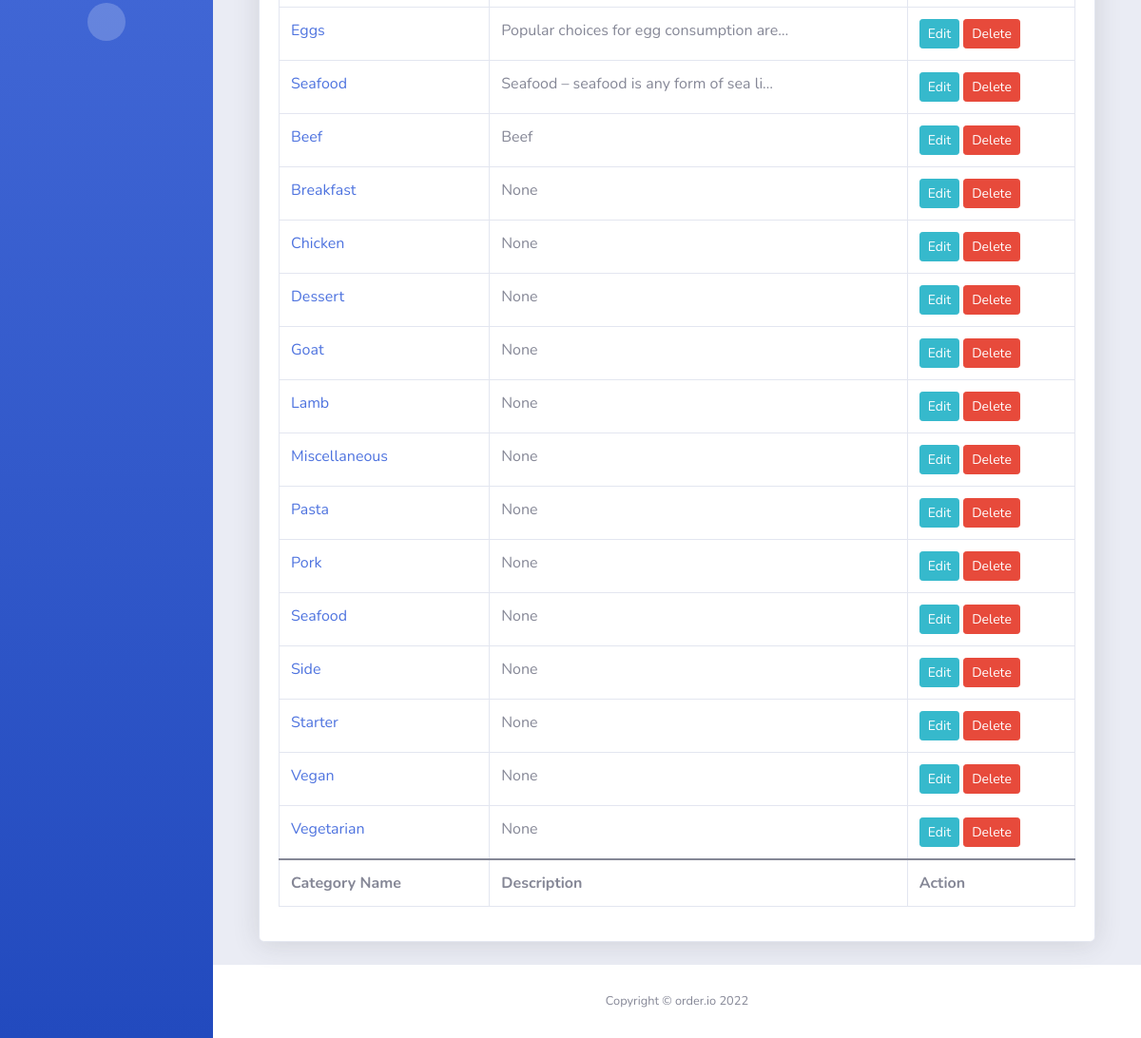
Page /meal/all_categories (signed in, lower part) on the earlier database version.
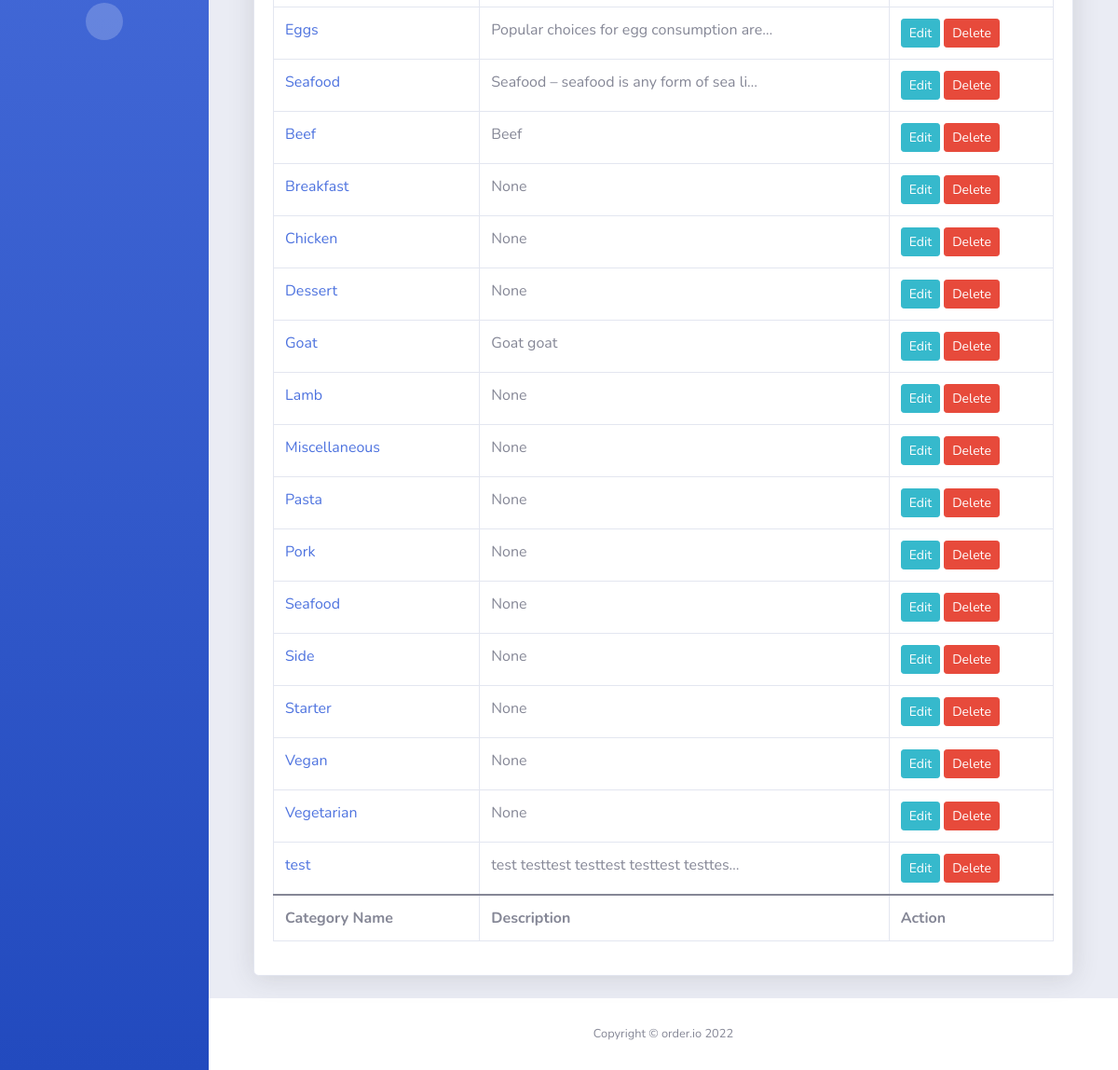
Same page on the later database version.
### meal/models.py (models this page shows, shortened)
class Category(models.Model):
    name = models.CharField(max_length=50,blank=True,null=True)
    description = models.TextField(null=True, blank=True)
    class Meta:
        verbose_name = 'Category'
        verbose_name_plural = 'Categories'
    def get_absolute_url(self):
        return reverse("meal:view_category", kwargs={"pk": self.pk})

### main/decorators.py (the view)
        def wrapper(request,*args,**kwargs):
            try:
                group = request.user.role.name
            except:
                group = ""
                logout(request)
                return render(request,'main/error-template.html',{"text":"Your user role was not found. Please contact the system admistrator to specify your role."})
            if group in allowed_roles:
                    return view_func(request,*args,**kwargs)
            else:
                return render(request,"main/404.html")

### main/context_processors.py (called while the page is built)
def bag(request):
    return {"bag":Custom_Session(request)}

def weekly_menu_link(request):
    year = timezone.now().isocalendar().year
    week = timezone.now().isocalendar().week
    return {"weekly_menu_link":reverse('menu:view_weekly_menu',kwargs={"week":week,"year":year})}

### manager/context_processors.py (called while the page is built)
def pending_orders(request):
    week = timezone.now().isocalendar().week
    day = timezone.now().isoweekday()
    year = timezone.now().isocalendar().year
    try:
        weekly_menu = get_object_or_404(WeeklyMenu,week=week,year=year)
        menu = weekly_menu.menu_set.get(created_for=day)
        pending_orders = menu.order_set.filter(order_status="Pending").count()
    except:
        pending_orders = 0
    return {"pending_orders":pending_orders}

### meal/views.py (called while the page is built)
@login_required(login_url="login")
@allowed_users(allowed_roles=['manager'])
def all_categories(request):
    categories = Category.objects.all()
    context = {"categories":categories}
    return render(request,"meal/all_categories.html",context)

### menu/context_processors.py (called while the page is built)
def menu_capacity(request):
    try:
        capacity = Menu.CAPACITY
    except:
        capacity = 7
    return {"menu_cap":capacity,}

### notification/context_processors.py (called while the page is built)
def notifications(request):
    try:
        user = request.user.pk
    except:
        user = ""
    notifications = Notification.objects.filter(to_user=user)
    unseen = notifications.filter(seen=False).count()
    return {"notifications":notifications[:5],"unseen":unseen}

### templates/meal/all_categories.html (shortened to what this page needs)
{% extends "../manager-base.html" %}
{% load static %}
{% block content %}
 <div class="container-fluid">
 <div class="card shadow mb-4">
     <div class="card-body">
         <div class="table-responsive">
             <table class="table table-bordered" id="dataTable" width="100%" cellspacing="0">
                 <tfoot>
                  <tr>
                    <th>Category Name</th>
                    <th>Description</th>
                    <th>Action</th>
                  </tr>
                </tfoot>
                 <tbody>
                  {% for category in categories %}
                   <tr>
                     <td><a href="{{category.get_absolute_url}}">{{category.name}}</a> </td>
                     <td>{{category.description|truncatechars:40}}</td>
                     <td>
                      <a href="{% url 'meal:update_category' category.id %}" class="btn btn-sm btn-info">Edit</a>
                      <button data-url="{% url 'meal:delete_category' category.id %}" value="{% url 'meal:delete_category' category.id %}" data-bs-toggle="modal" data-bs-target="#exampleModal"
                      class="btn btn-sm btn-danger" id="del-btn{{category.pk}}">Delete</button> </td>
                   </tr>
                   {% endfor %}
                 </tbody>
             </table>
         </div>
     </div>
 </div>
</div>
{% endblock content %}

### templates/manager-base.html (shortened to what this page needs)
{% load static %}
<!DOCTYPE html>
<html lang="en">
<head>
    <link href="https://cdn.jsdelivr.net/npm/bootstrap@5.1.3/dist/css/bootstrap.min.css" rel="stylesheet">
    <link href="{% static 'css/main-template.css' %}" rel="stylesheet">
    <link href="{% static 'plugins/fontawesome-free/css/all.min.css' %}" rel="stylesheet" type="text/css">
    <link rel="stylesheet" href="https://cdn.jsdelivr.net/npm/bootstrap-icons@1.7.2/font/bootstrap-icons.css">
    <link href='{% static "plugins/datatables/dataTables.bootstrap4.min.css" %}' rel="stylesheet">
</head>
<body id="page-top" >
    <div id="wrapper">
        <ul class="navbar-nav bg-gradient-primary sidebar sidebar-dark accordion" id="accordionSidebar">
            <div class="text-center d-none d-md-inline">
                <button class="rounded-circle border-0" id="sidebarToggle"></button>
            </div>
        </ul>
        <div id="content-wrapper" class="d-flex flex-column bg-gray-200" >
            <div id="content">
                <div class="container-fluid " style="min-height:80vh;">
                  {% block content %}
                  {% endblock %}
                </div>
            </div>
            <footer class="sticky-footer bg-white">
                <div class="container my-auto">
                    <div class="copyright text-center my-auto">
                        <span>Copyright &copy; order.io 2022</span>
                    </div>
                </div>
            </footer>
        </div>
    </div>
</body>
</html>

Differences in the rows shown:
changed Category "Goat": description "None" → "Goat goat"
added Category: name "test", description "test testtest testtest testtest testtes…"
